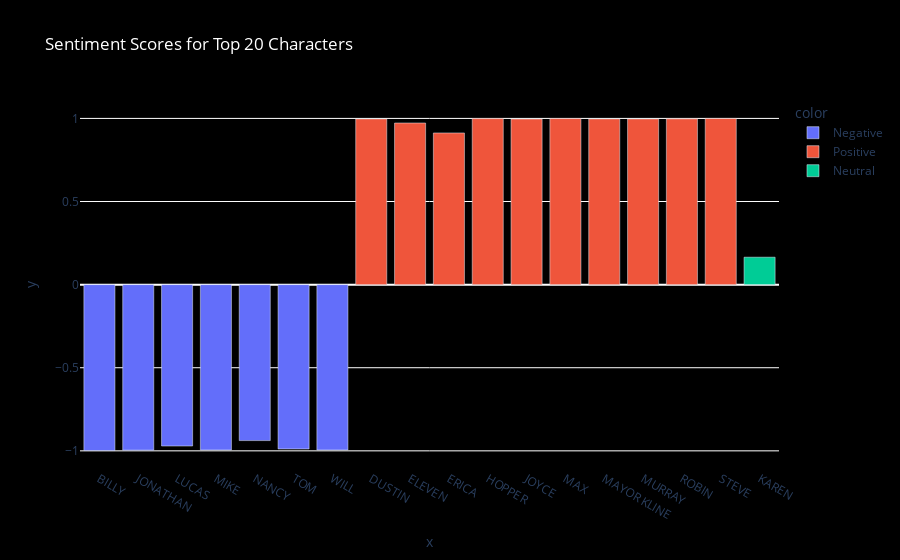

Notebook code cell kept with this figure:
### Code cell
import plotly.graph_objects as go

fig2=px.bar(x = sent_dict.Character_Fix,y = sent_dict.compound, color = sent_dict.sentiment,
       color_continuous_scale="Bluered", 
     title= "Sentiment Scores for Top 20 Characters")

fig2.update_layout(paper_bgcolor = 'black', plot_bgcolor = 'black')
fig2.update_layout(title_font_color='white') 
fig2.show()

### Figure 1 — Plotly figure (JSON) as saved in the notebook; plotly's stock layout.template omitted (floating-point values rounded to 4 significant figures)
{"data": [{"alignmentgroup": "True", "hovertemplate": "color=Negative<br>x=%{x}<br>y=%{y}<extra></extra>", "legendgroup": "Negative", "marker": {"color": "#636efa", "pattern": {"shape": ""}}, "name": "Negative", "offsetgroup": "Negative", "orientation": "v", "showlegend": true, "textposition": "auto", "type": "bar", "x": ["BILLY", "JONATHAN", "LUCAS", "MIKE", "NANCY", "TOM", "WILL"], "xaxis": "x", "y": [-0.9982, -0.9958, -0.9709, -0.9947, -0.9382, -0.9886, -0.9947], "yaxis": "y"}, {"alignmentgroup": "True", "hovertemplate": "color=Positive<br>x=%{x}<br>y=%{y}<extra></extra>", "legendgroup": "Positive", "marker": {"color": "#EF553B", "pattern": {"shape": ""}}, "name": "Positive", "offsetgroup": "Positive", "orientation": "v", "showlegend": true, "textposition": "auto", "type": "bar", "x": ["DUSTIN", "ELEVEN", "ERICA", "HOPPER", "JOYCE", "MAX", "MAYOR KLINE", "MURRAY", "ROBIN", "STEVE"], "xaxis": "x", "y": [0.997, 0.9724, 0.9125, 0.9988, 0.9964, 0.9992, 0.9971, 0.997, 0.9974, 0.9998], "yaxis": "y"}, {"alignmentgroup": "True", "hovertemplate": "color=Neutral<br>x=%{x}<br>y=%{y}<extra></extra>", "legendgroup": "Neutral", "marker": {"color": "#00cc96", "pattern": {"shape": ""}}, "name": "Neutral", "offsetgroup": "Neutral", "orientation": "v", "showlegend": true, "textposition": "auto", "type": "bar", "x": ["KAREN"], "xaxis": "x", "y": [0.165], "yaxis": "y"}], "layout": {"barmode": "relative", "legend": {"title": {"text": "color"}, "tracegroupgap": 0}, "paper_bgcolor": "black", "plot_bgcolor": "black", "title": {"font": {"color": "white"}, "text": "Sentiment Scores for Top 20 Characters"}, "xaxis": {"anchor": "y", "domain": [0, 1], "title": {"text": "x"}}, "yaxis": {"anchor": "x", "domain": [0, 1], "title": {"text": "y"}}}}
